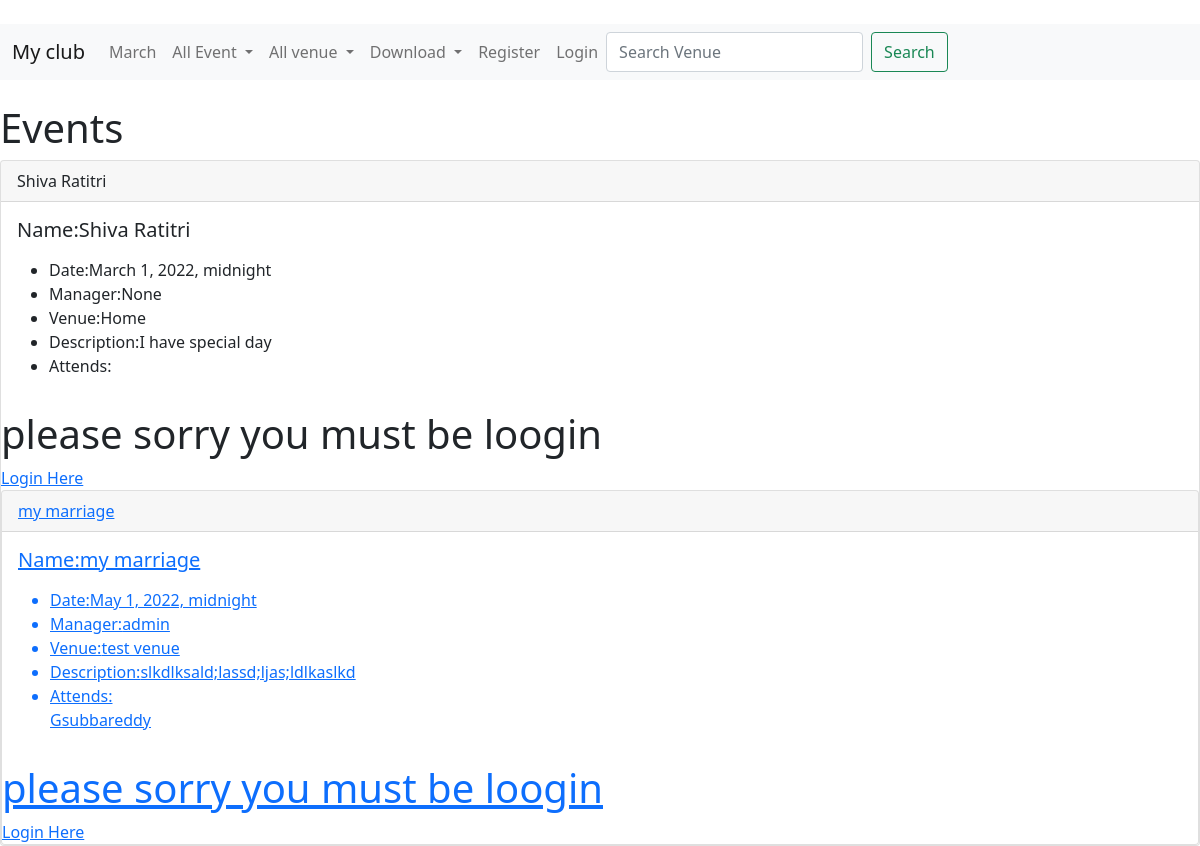
The app's page /myclub/event with its own data.
### myclub/models.py (models this page shows)
class Event(models.Model):
    name = models.CharField(max_length=200)
    event_date = models.DateTimeField()
    venue = models.ForeignKey(
        Venue, blank=True, null=True, on_delete=models.CASCADE)
    manager = models.ForeignKey(
        User, blank=True, null=True, on_delete=models.SET_NULL)
    description = models.TextField(blank=True)
    attends = models.ManyToManyField(MyClubUser, blank=True)
    def __str__(self):
        return self.name

class Venue(models.Model):
    name = models.CharField('Venue name', max_length=100)
    address = models.CharField(max_length=100)
    zip_code = models.CharField('Zip code', max_length=10)
    phone = models.CharField('conatact number', max_length=14)
    web = models.URLField('website address')
    email_address = models.EmailField('Email address')
    owner = models.IntegerField('Venue Owner', blank=False, default=1)
    def __str__(self):
        return self.name

class MyClubUser(models.Model):
    first_name = models.CharField(max_length=25)
    last_name = models.CharField(max_length=25)
    email = models.EmailField('User Email')
    def __str__(self):
        return self.first_name

### myclub/views.py (the view)
# urls.py: path('event', views.Event_list, name='event_list'),
def Event_list(request):
    all_list = Event.objects.all().order_by('name')
    return render(request, 'myclub/event_list.html', {'all_list': all_list})

### templates/myclub/event_list.html (shortened to what this page needs)
{% extends 'myclub/basic.html' %}
{% block content %}
  <h1> Events</h1>
{% for event in all_list %}
<div class="card">
  <div class="card-header">
    {{event}}
  </div>
  <div class="card-body">
    <h5 class="card-title">Name:{{event.name}}</h5>
    <p class="card-text">
      <ul>
        <li>Date:{{event.event_date}}</li>
        <li>Manager:{{event.manager}}</li>
        <li>Venue:{{event.venue}}</li>
        <li>Description:{{event.description}}</li>
        <li>Attends:</br>
          {% for user in event.attends.all %}</li>
          {{user}}</br>
          {%endfor%}
        </li>
      </ul>
    </p>
    </div>
  {% if user.is_authenticated %}
    {% if user == event.manager %}
  <div class="card-footer card-text">
  <a href="{% url 'update-event' event.id %}" class="btn btn-primary" role="button" >Update Event</a>
  <a href="{% url 'delete-event' event.id %}" class="btn btn-primary" role="button" >Delete Event</a>
</div>
</div>
 {% endif %}
 {% else %}
 <h1> please sorry you must be loogin </h1>
 <a href="{% url 'login' %}">Login Here</a1>
  {% endif %}
  {%endfor%}
{%endblock%}

### records on screen
Event: name "Shiva Ratitri", event_date "March 1, 2022, midnight", manager "None", venue "Home", description "I have special day"
Event: name "my marriage", event_date "May 1, 2022, midnight", manager "admin", venue "test venue", description "slkdlksald;lassd;ljas;ldlkaslkd"
MyClubUser: first_name "Gsubbareddy"
